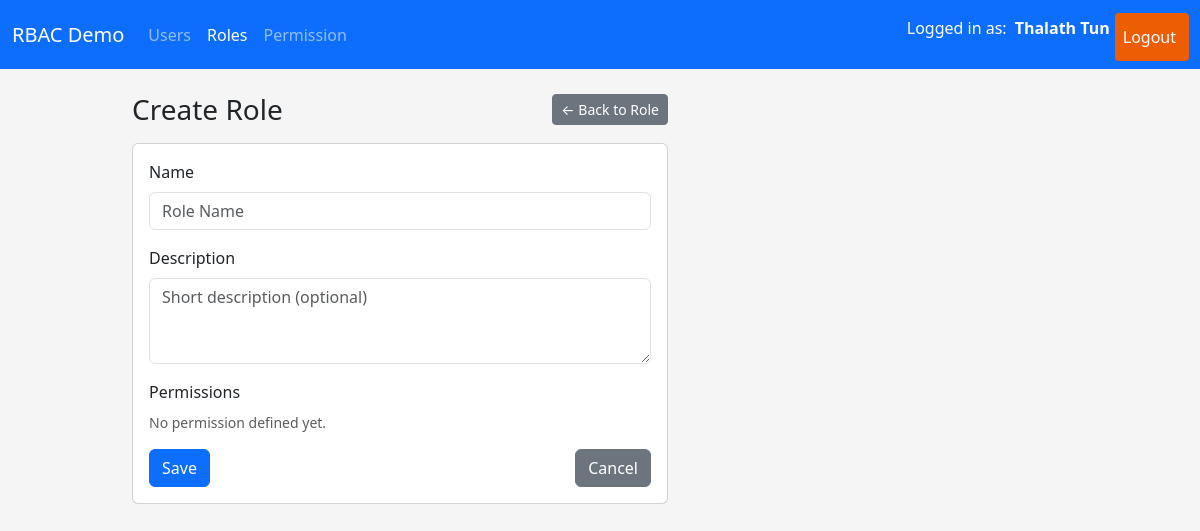
Page /roles/create (signed in) on the earlier database version.
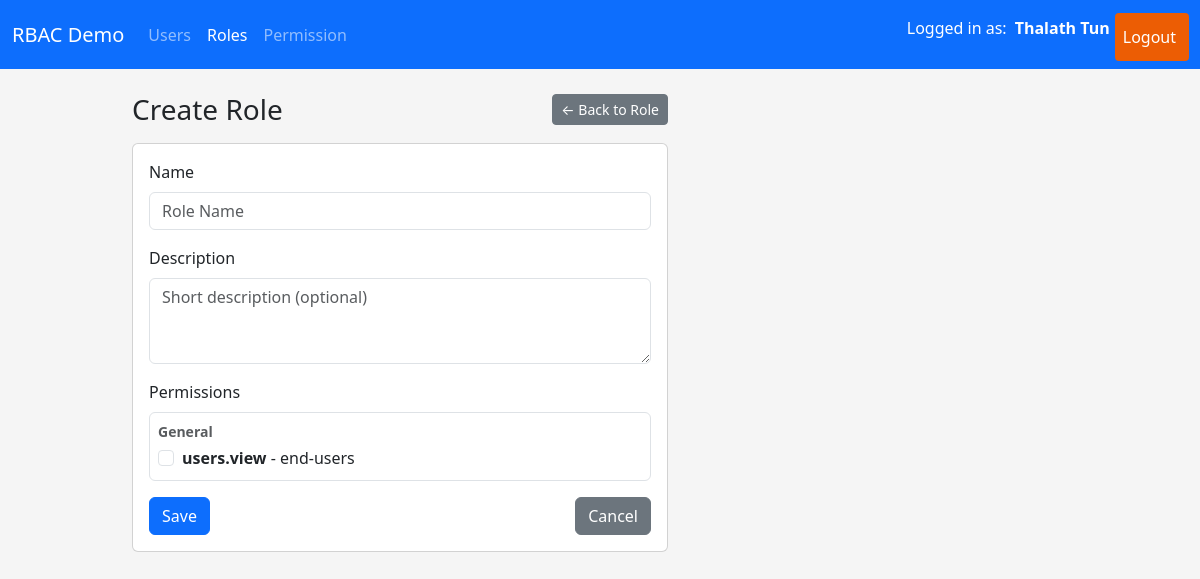
Same page on the later database version.
### app/models/permission.py (models this page shows, shortened)
class Permission(db.Model):
    __tablename__ = "permissions"
    id = db.Column(db.Integer, primary_key = True)
    code = db.Column(db.String(64), unique=True, nullable=False, index=True)
    name = db.Column(db.String(120), nullable=False)
    description = db.Column(db.String(255))
    module = db.Column(db.String(80), nullable=False, default="General")
    created_at = db.Column(db.DateTime, default = datetime.utcnow, nullable=False)
    updated_at = db.Column(db.DateTime, default = datetime.utcnow, onupdate = datetime.utcnow, nullable=False)
    roles = db.relationship("Role", secondary=role_permissions, back_populates = "permissions")

### app/routes/role_routes.py (the view, shortened to what this page needs)
@role_bp.route("/create", methods=["GET", "POST"])
@login_required
def create():
    form = RoleCreateForm()
    return render_template("roles/create.html", form=form)

### app/forms/role_forms.py (shortened to what this page needs)
class RoleCreateForm(FlaskForm):
    name = StringField(
        "Name",
        validators=[DataRequired(), Length(min=2, max=80)],
        render_kw={"placeholder": "Role Name"}
    )
    description = TextAreaField(
        "Description",
        render_kw={"placeholder": "Short description (optional)"},
    )
    permission_ids = MultiCheckBoxField(
        "Permissions",
        coerce=int,
        render_kw={"placeholder": "Permissions granted to this role"},
    )
    submit = SubmitField("Save")
    def __init__(self, *args, **kwargs):
        super().__init__(*args, **kwargs)
        self.permission_ids.choices = _permission_choices()
        self.permissions_by_module = _permissions_grouped_by_module()

### app/forms/role_forms.py (called while the page is built)
def _permission_choices():
    return [
        (perm.id, f"{perm.code} - {perm.name}")
        for perm in db.session.scalars(
            db.select(Permission).order_by(Permission.code)
        )
    ]

### app/templates/roles/create.html (shortened to what this page needs)
{% extends "layouts/base.html" %}
{% block content %}
<div class="row">
     <div class="col-lg-8 col-xl-7">
          <div class="d-flex justify-content-between align-items-center mb-3">
               <h1 class="h3 mb-0">Create Role</h1>
               <a
                    class="btn btn-secondary btn-sm"
                    href="{{ url_for('roles.index') }}"
               >← Back to Role</a>
          </div>
          <div class="card">
               <div class="card-body">
                   {% include "roles/_form.html" %}
               </div>
          </div>
     </div>
</div>
{% endblock %}

### app/templates/roles/_form.html (shortened to what this page needs)
<form method="post">
    <div class="mb-3">
        {{ form.name.label(class="form-label") }}
        {{ form.name(class="form-control") }}
    </div>
    <div class="mb-3">
        {{ form.description.label(class="form-label") }}
        {{ form.description(class="form-control", rows="3") }}
    </div>
    <div class="mb-3">
        <label class="form-label">{{ form.permission_ids.label.text }}</label>
        {% if form.permissions_by_module %}
            {% for module_name, perms in form.permissions_by_module.items() %}
            <div class="border rounded p-2 mb-2">
                <div class="fw-bold small text-muted mb-1">
                    {{ module_name }}
                </div>
                {% for perm in perms %}
                    <div class="form-check">
                        <input
                            class="form-check-input"
                            type="checkbox"
                            id="perm_{{ perm.id }}"
                            name="{{ form.permission_ids.name }}"
                            value="{{ perm.id }}"
                        >
                        <label class="form-check-label" for="perm_{{ perm.id }}">
                            <strong>{{ perm.code }}</strong> - {{ perm.name }}
                        </label>
                    </div>
                {% endfor %}
            </div>
            {% endfor %}
        {% else %}
            <p class="text-muted small">No permission defined yet.</p>
        {% endif %}
    </div>
    <div class="d-flex justify-content-between mt-3 ">
        {{ form.submit(class="btn btn-primary") }}
        <a href="{{ url_for('roles.index') }}" class="btn btn-secondary"> Cancel</a>
    </div>
</form>

Differences in the rows shown:
added Permission: module "General", code "users.view", name "end-users"
Other differences:
text no longer shown: "No permission defined yet."
